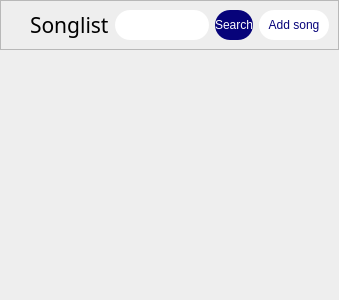
<?xml version="1.0" encoding="UTF-8"?>
<ui version="4.0">
 <class>songList</class>
 <widget class="QWidget" name="songList">
  <property name="geometry">
   <rect>
    <x>0</x>
    <y>0</y>
    <width>339</width>
    <height>300</height>
   </rect>
  </property>
  <property name="windowTitle">
   <string>Form</string>
  </property>
  <layout class="QHBoxLayout" name="horizontalLayout">
   <property name="spacing">
    <number>0</number>
   </property>
   <property name="leftMargin">
    <number>0</number>
   </property>
   <property name="topMargin">
    <number>0</number>
   </property>
   <property name="rightMargin">
    <number>0</number>
   </property>
   <property name="bottomMargin">
    <number>0</number>
   </property>
   <item>
    <layout class="QVBoxLayout" name="songListArea">
     <property name="spacing">
      <number>0</number>
     </property>
     <item>
      <widget class="QFrame" name="frame">
       <property name="sizePolicy">
        <sizepolicy hsizetype="Preferred" vsizetype="Preferred">
         <horstretch>0</horstretch>
         <verstretch>1</verstretch>
        </sizepolicy>
       </property>
       <property name="styleSheet">
        <string notr="true">background-color: #eee;
border-bottom: 1px solid #555;</string>
       </property>
       <property name="frameShape">
        <enum>QFrame::StyledPanel</enum>
       </property>
       <property name="frameShadow">
        <enum>QFrame::Raised</enum>
       </property>
       <layout class="QGridLayout" name="gridLayout">
        <item row="0" column="4">
         <widget class="QPushButton" name="AddSong">
          <property name="sizePolicy">
           <sizepolicy hsizetype="Minimum" vsizetype="Preferred">
            <horstretch>1</horstretch>
            <verstretch>0</verstretch>
           </sizepolicy>
          </property>
          <property name="minimumSize">
           <size>
            <width>70</width>
            <height>10</height>
           </size>
          </property>
          <property name="maximumSize">
           <size>
            <width>257</width>
            <height>16777215</height>
           </size>
          </property>
          <property name="styleSheet">
           <string notr="true">QPushButton {
                        background-color: white;
                        border-radius: 15px;
						color: rgb(7, 3, 122);
border:none;
	font: 12pt &quot;Noto Sans KR&quot;;
                        }

                    QPushButton:hover {
                        background-color: rgb(244, 244, 244);
                        }

                    QPushButton:pressed {
                        background-color: #999999;
                        }
					QPushButton:disabled {
                        color: rgb(167, 167, 167);
                        }</string>
          </property>
          <property name="text">
           <string>Add song</string>
          </property>
         </widget>
        </item>
        <item row="0" column="0">
         <spacer name="horizontalSpacer">
          <property name="orientation">
           <enum>Qt::Horizontal</enum>
          </property>
          <property name="sizeType">
           <enum>QSizePolicy::Fixed</enum>
          </property>
          <property name="sizeHint" stdset="0">
           <size>
            <width>20</width>
            <height>20</height>
           </size>
          </property>
         </spacer>
        </item>
        <item row="0" column="2">
         <widget class="QLineEdit" name="Search">
          <property name="sizePolicy">
           <sizepolicy hsizetype="Preferred" vsizetype="Expanding">
            <horstretch>3</horstretch>
            <verstretch>0</verstretch>
           </sizepolicy>
          </property>
          <property name="styleSheet">
           <string notr="true">background-color:white;
border:none;
border-radius:15px;
font: 12pt &quot;Noto Sans KR&quot;;</string>
          </property>
         </widget>
        </item>
        <item row="0" column="3">
         <widget class="QPushButton" name="SearchButton">
          <property name="sizePolicy">
           <sizepolicy hsizetype="Minimum" vsizetype="Preferred">
            <horstretch>1</horstretch>
            <verstretch>0</verstretch>
           </sizepolicy>
          </property>
          <property name="styleSheet">
           <string notr="true">QPushButton {
                        background-color: rgb(7, 3, 122);
                        border-radius: 15px;
						color: white;
						border:none;
	font: 12pt &quot;Noto Sans KR&quot;;
                        }

                    QPushButton:hover {
                        background-color: rgb(42, 1, 179);
                        }

                    QPushButton:pressed {
                        background-color: rgb(97, 108, 255);
                        }

					QPushButton:disabled {
                        background-color: rgb(167, 167, 167);
                        }</string>
          </property>
          <property name="text">
           <string>Search</string>
          </property>
         </widget>
        </item>
        <item row="0" column="1">
         <widget class="QLabel" name="songListLabel">
          <property name="enabled">
           <bool>true</bool>
          </property>
          <property name="sizePolicy">
           <sizepolicy hsizetype="Preferred" vsizetype="Preferred">
            <horstretch>1</horstretch>
            <verstretch>0</verstretch>
           </sizepolicy>
          </property>
          <property name="font">
           <font>
            <family>Noto Sans KR medium</family>
            <pointsize>16</pointsize>
            <weight>50</weight>
            <italic>false</italic>
            <bold>false</bold>
            <stylestrategy>PreferAntialias</stylestrategy>
           </font>
          </property>
          <property name="styleSheet">
           <string notr="true">font: 16pt &quot;Noto Sans KR medium&quot;;
color: #000;
border:none;</string>
          </property>
          <property name="text">
           <string>Songlist</string>
          </property>
         </widget>
        </item>
       </layout>
      </widget>
     </item>
     <item>
      <widget class="QScrollArea" name="songListScrollArea">
       <property name="sizePolicy">
        <sizepolicy hsizetype="Expanding" vsizetype="Expanding">
         <horstretch>0</horstretch>
         <verstretch>11</verstretch>
        </sizepolicy>
       </property>
       <property name="styleSheet">
        <string notr="true">background-color: #eeeeee;
border: none;</string>
       </property>
       <property name="widgetResizable">
        <bool>true</bool>
       </property>
       <widget class="QWidget" name="contents">
        <property name="geometry">
         <rect>
          <x>0</x>
          <y>0</y>
          <width>337</width>
          <height>247</height>
         </rect>
        </property>
        <layout class="QVBoxLayout" name="contentsLayout">
         <property name="spacing">
          <number>0</number>
         </property>
        </layout>
       </widget>
      </widget>
     </item>
    </layout>
   </item>
  </layout>
 </widget>
 <resources/>
 <connections/>
</ui>
